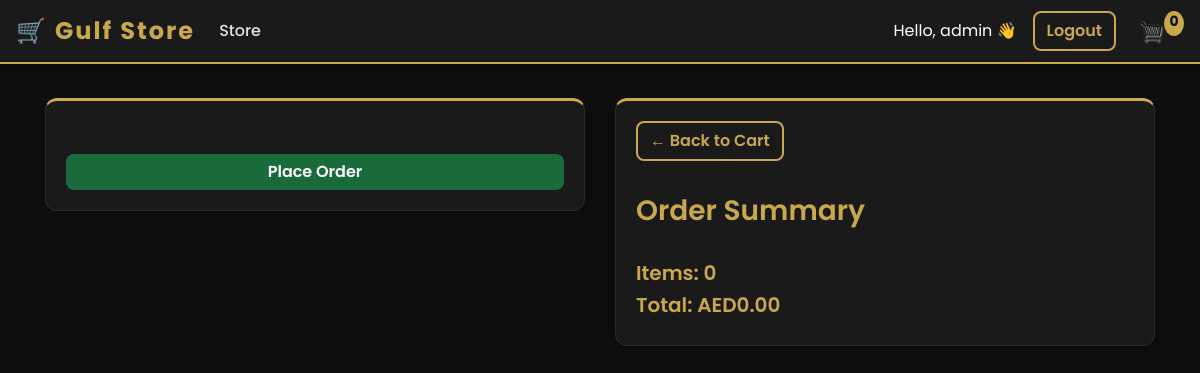
/checkout/ (signed in), run on an earlier commit of the app's database.
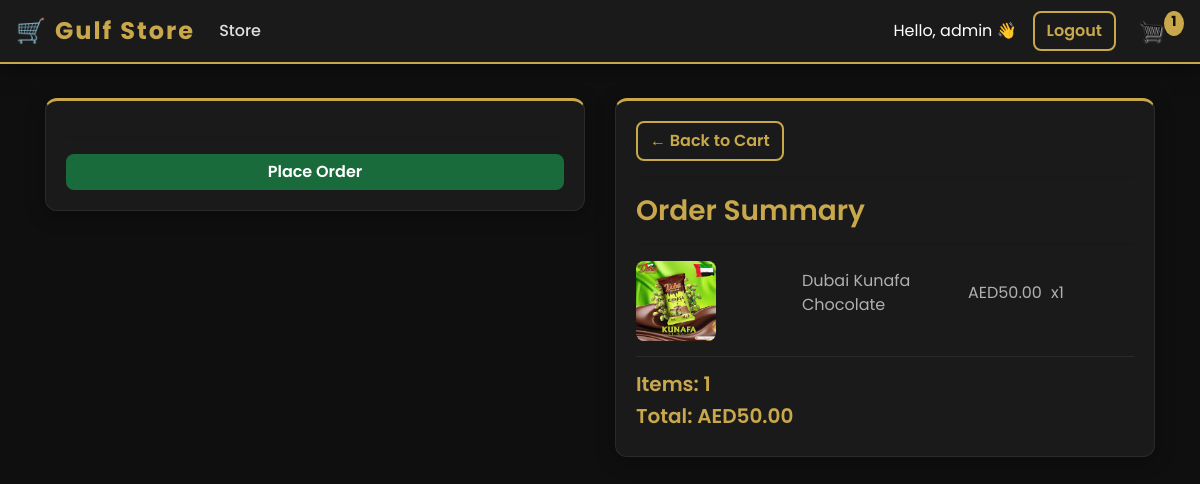
And on a later commit of the database.
### store/models.py (models this page shows, shortened)
class Order(models.Model):
	customer = models.ForeignKey(Customer, on_delete=models.SET_NULL, null=True, blank=True)
	date_ordered = models.DateTimeField(auto_now_add=True)
	complete = models.BooleanField(default=False)
	transaction_id = models.CharField(max_length=100, null=True)
	@property
	def shipping(self):
		shipping = False
		orderitems = self.orderitem_set.all()
		for i in orderitems:
			if i.product.digital == False:
				shipping = True
		return shipping
	@property
	def get_cart_total(self):
		orderitems = self.orderitem_set.all()
		total = sum([item.get_total for item in orderitems])
		return total
	@property
	def get_cart_items(self):
		orderitems = self.orderitem_set.all()
		total = sum([item.quantity for item in orderitems])
		return total

class OrderItem(models.Model):
	product = models.ForeignKey(Product, on_delete=models.SET_NULL, null=True)
	order = models.ForeignKey(Order, on_delete=models.SET_NULL, null=True)
	quantity = models.IntegerField(default=0, null=True, blank=True)
	date_added = models.DateTimeField(auto_now_add=True)
	@property
	def get_total(self):
		total = self.product.price * self.quantity
		return total

class Product(models.Model):
	name = models.CharField(max_length=200)
	price = models.FloatField()
	digital = models.BooleanField(default=False,null=True, blank=True)
	image = models.ImageField(null=True, blank=True)
	@property
	def imageURL(self):
		try:
			url = self.image.url
		except:
			url = ''
		return url

### store/views.py (the view)
# urls.py: path('checkout/', views.checkout, name="checkout"),
def checkout(request):
	data = cartData(request)
	cartItems = data['cartItems']
	order = data['order']
	items = data['items']
	context = {'items':items, 'order':order, 'cartItems':cartItems}
	return render(request, 'store/checkout.html', context)

### store/utils.py (called while the page is built)
def cartData(request):
	if request.user.is_authenticated:
		try:
			customer = request.user.customer
			order, created = Order.objects.get_or_create(customer=customer, complete=False)
			items = order.orderitem_set.all()
			cartItems = order.get_cart_items
		except:
			cookieData = cookieCart(request)
			cartItems = cookieData['cartItems']
			order = cookieData['order']
			items = cookieData['items']
	else:
		cookieData = cookieCart(request)
		cartItems = cookieData['cartItems']
		order = cookieData['order']
		items = cookieData['items']
	return {'cartItems':cartItems ,'order':order, 'items':items}

### store/templates/store/checkout.html (shortened to what this page needs)
{% extends 'store/main.html' %}
{% load static %}
{% block content %}
<div class="row">
	<div class="col-lg-6">
		<div class="box-element" id="form-wrapper">
			<form id="form">
				<hr>
				<input id="form-button" class="btn btn-success btn-block" type="submit" value="Place Order">
			</form>
		</div>
	</div>
	<div class="col-lg-6">
		<div class="box-element">
			<a class="btn btn-outline-dark" href="{% url 'cart' %}">&#x2190; Back to Cart</a>
			<hr>
			<h3>Order Summary</h3>
			<hr>
			{% for item in items %}
			<div class="cart-row">
				<div style="flex:2"><img class="row-image" src="{{item.product.imageURL}}"></div>
				<div style="flex:2"><p>{{item.product.name}}</p></div>
				<div style="flex:1"><p>AED{{item.product.price|floatformat:2}}</p></div>
				<div style="flex:1"><p>x{{item.quantity}}</p></div>
			</div>
			{% endfor %}
			<h5>Items: {{order.get_cart_items}}</h5>
			<h5>Total: AED{{order.get_cart_total|floatformat:2}}</h5>
		</div>
	</div>
</div>
{% endblock content %}

### store/templates/store/main.html (shortened to what this page needs)
<!DOCTYPE html>
{% load static %}
<html>
<head>
	<link rel="stylesheet" href="https://stackpath.bootstrapcdn.com/bootstrap/4.4.1/css/bootstrap.min.css">
	<link rel="stylesheet" type="text/css" href="{% static 'css/main.css' %}">
</head>
<body>
	<nav class="navbar navbar-expand-lg navbar-dark bg-dark">
	  <a class="navbar-brand" href="{% url 'store' %}">🛒 Gulf Store</a>
	  <div class="collapse navbar-collapse" id="navbarSupportedContent">
	    <ul class="navbar-nav mr-auto">
	      <li class="nav-item active">
	        <a class="nav-link" href="{% url 'store' %}">Store</a>
	      </li>
	    </ul>
	    <div class="form-inline my-2 my-lg-0">
	    	{% if request.user.is_authenticated %}
	    		<span class="text-white mr-3">Hello, {{request.user.username}} 👋</span>
	    		<form method="POST" action="{% url 'logout' %}" style="display:inline;">
    <button type="submit" class="btn btn-outline-light mr-2">Logout</button>
</form>
	    	{% else %}
	    		<a href="{% url 'login' %}" class="btn btn-warning mr-2">Login</a>
	    	{% endif %}
	    	<a href="{% url 'cart' %}">
	    		<img id="cart-icon" src="{% static 'images/cart.png' %}">
	    	</a>
	    	<p id="cart-total">{{cartItems}}</p>
	    </div>
	  </div>
	</nav>
	<div class="container">
		<br>
		{% block content %}
		{% endblock content %}
	</div>
</body>
</html>

What changed in the data, as far as the page shows it:
added OrderItem: product.imageURL (picture), product.name "Dubai Kunafa Chocolate", product.price "50.00", quantity "1"
computed for Order: get_cart_items "0" → "1"; get_cart_total "0.00" → "50.00"
Also different on the page:
{{ cartItems }}: "0" → "1"
